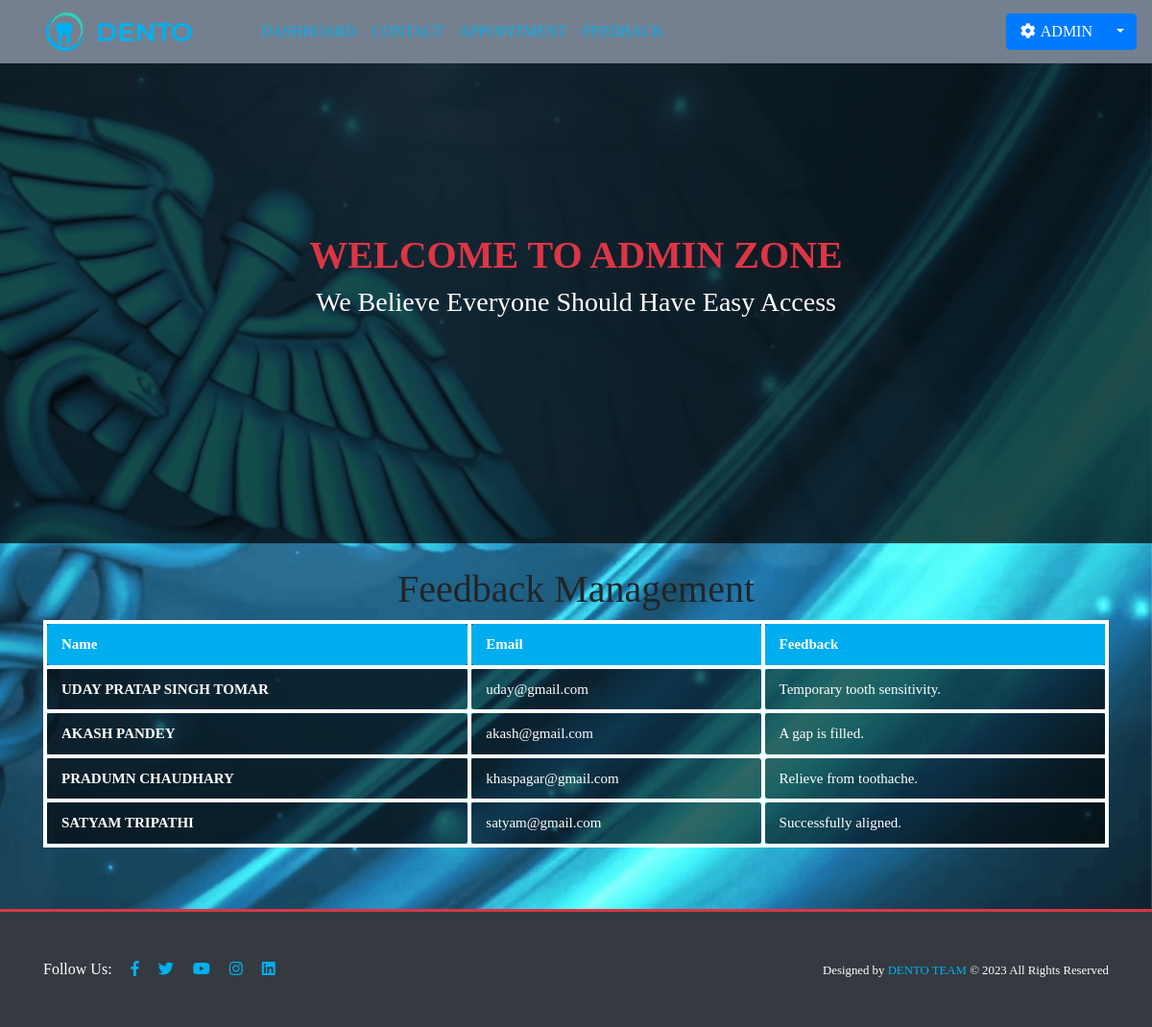
The app's page /admin/feedbackmgmt.php (signed in) with its own data.
### tables this page shows
CREATE TABLE `tbl_feedback` (
  `fid` int(10) NOT NULL,
  `fname` varchar(100) NOT NULL,
  `femail` varchar(100) NOT NULL,
  `fmessage` varchar(200) NOT NULL,
  `fdate` datetime NOT NULL
);

### admin/feedbackmgmt.php (the view, shortened to what this page needs)
<!DOCTYPE html>
<html lang="en">
<head>
  <link rel="stylesheet" href="https://stackpath.bootstrapcdn.com/bootstrap/4.3.1/css/bootstrap.min.css">
  <link rel="stylesheet" href="https://use.fontawesome.com/releases/v5.2.0/css/all.css">
  <link href="../style/style.css" rel="stylesheet">
</head>
<body>
  <?php include('dasheader.php'); ?>
  <div class="container mt-4">
    <div class="row">
      <div class="col-12">
        <div class="contact table-responsive">
          <h1 class="text-center">Feedback Management</h1>
          <table class="table">
            <thead>
              <tr>
                <th scope="col">Name</th>
                <th scope="col">Email</th>
                <th scope="col">Feedback</th>
              </tr>
            </thead>
            <?php
            include('../connection.php');
            $sql = "select * from tbl_feedback";
            $res = mysqli_query($con, $sql);
            while ($row = mysqli_fetch_array($res)) {
            ?>
              <tbody>
                <tr>
                  <th scope="row"><?php echo $row['fname']; ?></th>
                  <td><?php echo $row['femail']; ?></td>
                  <td><?php echo $row['fmessage']; ?></td>
                </tr>
              <?php }
              ?>
              </tbody>
          </table>
        </div>
      </div>
    </div>
  </div>
  <?php include('dasfooter.php'); ?>
</body>
</html>

### style/style.css (style rules this page uses)
* { font-family:cursive; }

### admin/feedbackmgmt.php (style rules this page uses)
.contact table thead tr>td, .contact table thead tr>th { background-color: #00aeef; color: #ffffff; }
.contact table tr>td, .contact table tr>th { padding: 15px 30px; border-radius: 10px; border: 4px solid #ffffff; background: rgba(0, 0, 0, .6); color: white; ; }
.contact table tr>td, .contact table tr>th { padding: 10px 15px; font-size: 15px; }

### records on screen
tbl_feedback: fname "UDAY PRATAP SINGH TOMAR", femail "uday@gmail.com", fmessage "Temporary tooth sensitivity."
tbl_feedback: fname "AKASH PANDEY", femail "akash@gmail.com", fmessage "A gap is filled."
tbl_feedback: fname "PRADUMN CHAUDHARY", femail "khaspagar@gmail.com", fmessage "Relieve from toothache."
tbl_feedback: fname "SATYAM TRIPATHI", femail "satyam@gmail.com", fmessage "Successfully aligned."
